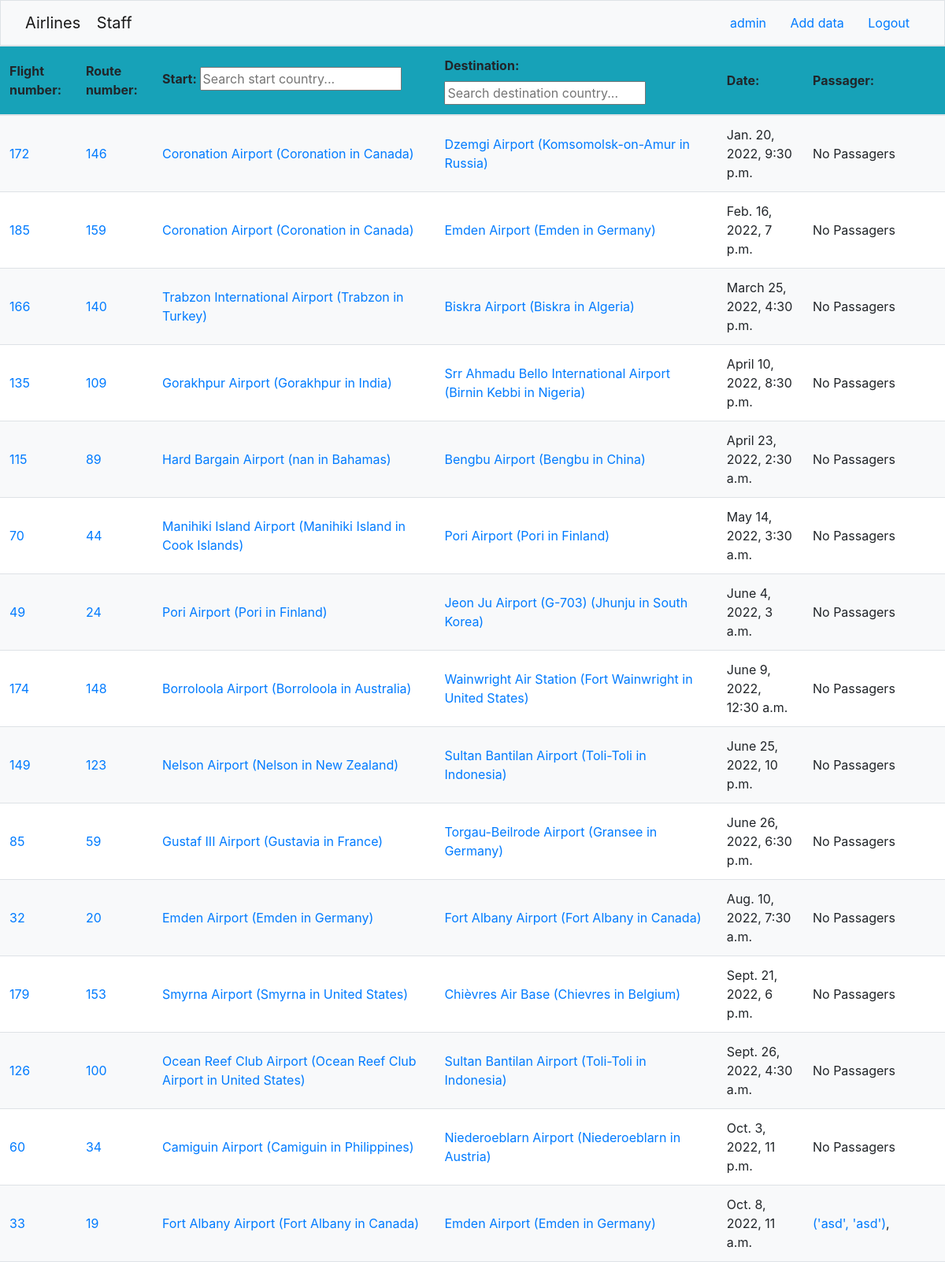
The page /airline/staff/ (signed in, upper part) on the database its author committed.
### airline/models.py (models this page shows, shortened)
class Flight(models.Model):
    start = models.ForeignKey(
        Airport, on_delete=models.CASCADE, related_name="departure_flights"
    )
    destination = models.ForeignKey(
        Airport, on_delete=models.CASCADE, related_name="arrival_flights"
    )
    date = models.DateTimeField()
    passengers = models.ManyToManyField(
        "Passager", related_name="flight_passager", blank=True
    )

class Route(models.Model):
    start = models.ForeignKey(
        Airport, on_delete=models.CASCADE, related_name="departure_routes"
    )
    destination = models.ForeignKey(
        Airport, on_delete=models.CASCADE, related_name="arrival_routes"
    )
    flights = models.ManyToManyField(Flight, related_name="routes")
    def __str__(self):
        return f"{self.id}"

class Airport(models.Model):
    airport_id = models.IntegerField(primary_key=True)
    name = models.CharField(max_length=100)
    city = models.CharField(max_length=100)
    country = models.CharField(max_length=100)
    latitude = models.FloatField()
    longitude = models.FloatField()
    departures = models.ManyToManyField(
        "Flight", related_name="departure_airports", blank=True
    )
    arrivals = models.ManyToManyField(
        "Flight", related_name="arrival_airports", blank=True
    )
    def __str__(self):
        return f"{self.name}"

class Passager(models.Model):
    user = models.ForeignKey(
        settings.AUTH_USER_MODEL,
        on_delete=models.CASCADE,
        related_name="passager_user",
        blank=True,
        null=True,
    )
    first_name = models.CharField(max_length=20)
    surname = models.CharField(max_length=30)
    flights = models.ManyToManyField(Flight, related_name="passenger_set", blank=True)
    def __str__(self):
        return f"{self.first_name, self.surname}"

### airline/views.py (the view)
# urls.py: path("staff/", views.staff, name="staff"),
def staff(request):
    countries = Airport.objects.values_list("country", flat=True).distinct()
    context = {
        "airport": Airport.objects.all(),
        "passager": Passager.objects.all(),
        "flight": Flight.objects.all().order_by("date"),
        "countries": countries,
    }
    return render(request, template_name="airline/main_staff.html", context=context)

### airline/templates/airline/main_staff.html (shortened to what this page needs)
{% extends "airline/index.html" %}
{% block content %}
{% if user.groups.all.0.name == "Staff" or request.user.is_superuser  %}
    <table class="table" id="table1">
        <thead>
            <tr class="bg-info">
                <th>Flight number: </th>
                <th>Route number: </th>
                <th><label for="start">Start: </label>
                    {% if countries|length > 5 %}
                        <input type="text" id="start" placeholder="Search start country...">
                    {% endif %}
                </th>
                <th><label for="destination">Destination: </label>
                    {% if countries|length > 5 %}
                        <input type="text" id="destination" placeholder="Search destination country...">
                    {% endif %}
                </th>
                <th>Date: </th>
                <th>Passager: </th>
            </tr>
        </thead>
        <tbody id="flight-table-body">
            {% if not airport %}
                <form class="form-inline" action="{% url 'airline:upload_airport' %}" method="post">
                    {% csrf_token %}
                    <label for="vol">Enter quantity of Airport to load: (2-250)</label>
                    <input type="number" id="vol" name="vol" min="2" max="250">
                    <button class="btn btn-primary" type="submit">Upload Airport Data</button>
                </form>
            {% else %}
                {% if flight %}
                    {% for fli in flight %}
                    <tr data-start="{{fli.start.country}}" data-destination="{{fli.destination.country}}" data-date="{{fli.date}}">
                        <td><a href="/airline/flight/{{fli.id}}">{{fli.id}}</a>  </td>
                        {% for route in fli.routes.all %}
                            <td><a href="/airline/routes/{{route}}">{{route}}</a></td>
                        {% endfor %}
                        <td><a href="/airline/airport/{{fli.start.airport_id}}">{{fli.start}} ({{fli.start.city}} in {{fli.start.country}})</a></td>
                        <td><a href="/airline/airport/{{fli.destination.airport_id}}">{{fli.destination}} ({{fli.destination.city}} in {{fli.destination.country}})</a></td>
                        <td>{{fli.date}}</td>
                        {% if fli.passengers.all %}
                            <td class="passager-td">
                                {% for passagers in fli.passengers.all %}
                                    {% if forloop.counter <= 5 %}
                                        <a href="/airline/passager/{{passagers.id}}">{{passagers}}</a>,
                                    {% elif forloop.counter == 6 %}
                                        <a href='/airline/flight/{{fli.id}}'> and {{ fli.passengers.all|length|add:-5 }} more...</a>
                                    {% endif %}
                                {% endfor %}
                            </td>
                        {% else %}
                            <td>No Passagers</td>
                        {% endif %}
                    </tr>
                    {% endfor %}
                {% endif %}
            {% endif %}
        </tbody>
    </table>
{% else %}
<h1 class="align-middle text-center"><a href="/airline/"> Sory,you have no permission for this page</a></h1>
{% endif %}
{% endblock %}

### airline/templates/airline/index.html (shortened to what this page needs)
<!DOCTYPE html>
<html lang="en">
<head>
    {% load static %}
    <link rel="stylesheet" href="https://maxcdn.bootstrapcdn.com/bootstrap/4.5.2/css/bootstrap.min.css">
    <link rel="stylesheet" type="text/css" href="/static/airline/styles.css">
</head>
<body>
    <nav class="navbar navbar-light bg-light border">
        <div class="container-fluid">
            <div class="navbar-header">
                    <a class="navbar-brand" href="{% url 'airline:main' %}">Airlines</a>
                {% if user.groups.all.0.name == "Staff" or request.user.is_superuser  %}
                    <a class="navbar-brand" href="/airline/staff">Staff</a>
                {% endif %}
            </div>
            <ul class="nav navbar-nav navbar-right">
                {% if user.is_authenticated %}
                <li>
                  {% if user.groups.all.0.name == "Staff" or request.user.is_superuser  %}
                    <a class="btn btn-link" href="/admin">{{user}}</a>
                    <a class="btn btn-link" href="/airline/add_data">Add data</a>
                  {% endif %}
                  <a class="btn btn-link" href="{% url 'user:logout' %}">Logout</a>
                </li>
                {% endif %}
            </ul>
        </div>
    </nav>
{% block content %}
{% endblock %}
</html>

### airline/static/airline/styles.css (style rules this page uses)
th, td { vertical-align: middle !important; }
.passager-td { width: 15%; max-height: 10%; overflow: hidden; line-height: 1em; }

### rows shown on the page
Flight: id "172", start "Coronation Airport", start.city "Coronation", start.country "Canada", destination "Dzemgi Airport", destination.city "Komsomolsk-on-Amur", destination.country "Russia", date "Jan. 20, 2022, 9:30 p.m.", shows "No Passagers"
Route: id "146"
Flight: id "185", start "Coronation Airport", start.city "Coronation", start.country "Canada", destination "Emden Airport", destination.city "Emden", destination.country "Germany", date "Feb. 16, 2022, 7 p.m.", shows "No Passagers"
Route: id "159"
Flight: id "166", start "Trabzon International Airport", start.city "Trabzon", start.country "Turkey", destination "Biskra Airport", destination.city "Biskra", destination.country "Algeria", date "March 25, 2022, 4:30 p.m.", shows "No Passagers"
Route: id "140"
Flight: id "135", start "Gorakhpur Airport", start.city "Gorakhpur", start.country "India", destination "Srr Ahmadu Bello International Airport", destination.city "Birnin Kebbi", destination.country "Nigeria", date "April 10, 2022, 8:30 p.m.", shows "No Passagers"
Route: id "109"
Flight: id "115", start "Hard Bargain Airport", start.city "nan", start.country "Bahamas", destination "Bengbu Airport", destination.city "Bengbu", destination.country "China", date "April 23, 2022, 2:30 a.m.", shows "No Passagers"
Route: id "89"
Flight: id "70", start "Manihiki Island Airport", start.city "Manihiki Island", start.country "Cook Islands", destination "Pori Airport", destination.city "Pori", destination.country "Finland", date "May 14, 2022, 3:30 a.m.", shows "No Passagers"
Route: id "44"
Flight: id "49", start "Pori Airport", start.city "Pori", start.country "Finland", destination "Jeon Ju Airport (G-703)", destination.city "Jhunju", destination.country "South Korea", date "June 4, 2022, 3 a.m.", shows "No Passagers"
Route: id "24"
Flight: id "174", start "Borroloola Airport", start.city "Borroloola", start.country "Australia", destination "Wainwright Air Station", destination.city "Fort Wainwright", destination.country "United States", date "June 9, 2022, 12:30 a.m.", shows "No Passagers"
Route: id "148"
Flight: id "149", start "Nelson Airport", start.city "Nelson", start.country "New Zealand", destination "Sultan Bantilan Airport", destination.city "Toli-Toli", destination.country "Indonesia", date "June 25, 2022, 10 p.m.", shows "No Passagers"
Route: id "123"
Flight: id "85", start "Gustaf III Airport", start.city "Gustavia", start.country "France", destination "Torgau-Beilrode Airport", destination.city "Gransee", destination.country "Germany", date "June 26, 2022, 6:30 p.m.", shows "No Passagers"
Route: id "59"
Flight: id "32", start "Emden Airport", start.city "Emden", start.country "Germany", destination "Fort Albany Airport", destination.city "Fort Albany", destination.country "Canada", date "Aug. 10, 2022, 7:30 a.m.", shows "No Passagers"
Route: id "20"
Flight: id "179", start "Smyrna Airport", start.city "Smyrna", start.country "United States", destination "Chièvres Air Base", destination.city "Chievres", destination.country "Belgium", date "Sept. 21, 2022, 6 p.m.", shows "No Passagers"
Route: id "153"
Flight: id "126", start "Ocean Reef Club Airport", start.city "Ocean Reef Club Airport", start.country "United States", destination "Sultan Bantilan Airport", destination.city "Toli-Toli", destination.country "Indonesia", date "Sept. 26, 2022, 4:30 a.m.", shows "No Passagers"
Route: id "100"
Flight: id "60", start "Camiguin Airport", start.city "Camiguin", start.country "Philippines", destination "Niederoeblarn Airport", destination.city "Niederoeblarn", destination.country "Austria", date "Oct. 3, 2022, 11 p.m.", shows "No Passagers"
Route: id "34"
Flight: id "33", start "Fort Albany Airport", start.city "Fort Albany", start.country "Canada", destination "Emden Airport", destination.city "Emden", destination.country "Germany", date "Oct. 8, 2022, 11 a.m."
Route: id "19"
Passager: first_name+surname "('asd', 'asd')"

### other values the page prints
{{ user }} "admin"
